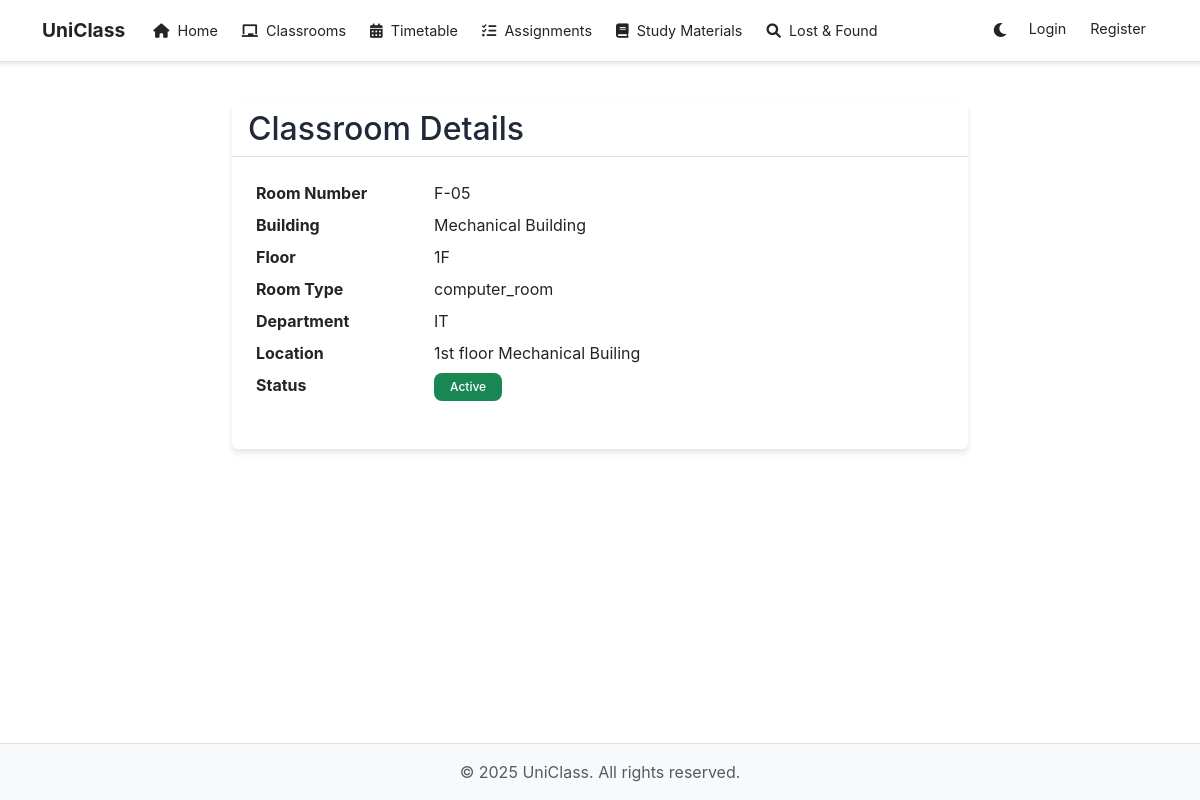
/classroom/2, run on the app's committed database.
### models.py (models this page shows, shortened)
class Classroom(db.Model):
    id = db.Column(db.Integer, primary_key=True)
    room_number = db.Column(db.String(50), nullable=False)
    location = db.Column(db.String(100), nullable=False)
    floor = db.Column(db.String(20), nullable=False)  # Floor number
    building = db.Column(db.String(50), nullable=False)  # Building name
    room_type = db.Column(db.String(20), nullable=False)  # lecture_room, lab_room, computer_room, working_room
    department = db.Column(db.String(100), nullable=False)  # Department name
    is_active = db.Column(db.Boolean, default=True)
    created_at = db.Column(db.DateTime, default=datetime.utcnow)
    updated_at = db.Column(db.DateTime, default=datetime.utcnow, onupdate=datetime.utcnow)

### routes/classroom.py (the view)
@classroom_bp.route('/<int:id>')
def show(id):
    classroom = Classroom.query.get_or_404(id)
    return render_template('classrooms/show.html', classroom=classroom)

### templates/classrooms/show.html (shortened to what this page needs)
{% extends "base.html" %}
{% block content %}
<div class="container mt-4">
    <div class="row">
        <div class="col-md-8 offset-md-2">
            <div class="card">
                <div class="card-header">
                    <h2 class="mb-0">Classroom Details</h2>
                </div>
                <div class="card-body">
                    <dl class="row">
                        <dt class="col-sm-3">Room Number</dt>
                        <dd class="col-sm-9">{{ classroom.room_number }}</dd>
                        <dt class="col-sm-3">Building</dt>
                        <dd class="col-sm-9">{{ classroom.building }}</dd>
                        <dt class="col-sm-3">Floor</dt>
                        <dd class="col-sm-9">{{ classroom.floor }}</dd>
                        <dt class="col-sm-3">Room Type</dt>
                        <dd class="col-sm-9">{{ classroom.room_type }}</dd>
                        <dt class="col-sm-3">Department</dt>
                        <dd class="col-sm-9">{{ classroom.department }}</dd>
                        <dt class="col-sm-3">Location</dt>
                        <dd class="col-sm-9">{{ classroom.location }}</dd>
                        <dt class="col-sm-3">Status</dt>
                        <dd class="col-sm-9">
                            {% if classroom.is_active %}
                                <span class="badge bg-success">Active</span>
                            {% else %}
                                <span class="badge bg-danger">Inactive</span>
                            {% endif %}
                        </dd>
                    </dl>
                </div>
            </div>
        </div>
    </div>
</div>
{% endblock %}

### static/css/style.css (style rules this page uses)
:root { --primary-color: #4f46e5; --secondary-color: #818cf8; --text-color: #333333; --bg-color: #ffffff; --nav-bg: rgba(255, 255, 255, 0.8); --card-bg: #ffffff; --border-color: #dee2e6; --input-bg: #ffffff; --input-border: #d1d5db; --input-text: #1f2937; --btn-text: #ffffff; --heading-color: #1f2937; --card-text: #4b5563; --hover-bg: #f8f9fa; --dropdown-bg: #ffffff; --dropdown-hover: #f8f9fa; --footer-bg: #f8f9fa; --footer-text: #333333; --link-color: #007bff; --link-hover: #0056b3; --shadow-color: rgba(0, 0, 0, 0.1); --alert-success-bg: #d1e7dd; --alert-success-text: #0f5132; --alert-danger-bg: #f8d7da; --alert-danger-text: #842029; --alert-info-bg: #cff4fc; --alert-info-text: #055160; --alert-warning-bg: #fff3cd; --alert-warning-text: #664d03; }
body { font-family: -apple-system, BlinkMacSystemFont, 'Segoe UI', Roboto, 'Helvetica Neue', Arial, sans-serif; background-color: var(--bg-color); color: var(--text-color); transition: all 0.3s ease; min-height: 100vh; display: flex; flex-direction: column; opacity: 1 !important; }
.card, .feature-card, .testimonial-card { background-color: var(--card-bg); border: 1px solid var(--border-color); color: var(--text-color); box-shadow: 0 4px 6px var(--shadow-color); transition: all 0.3s ease; border: none; transition: transform 0.2s ease-in-out; }
.card-header { background-color: var(--card-bg); border-bottom: 1px solid var(--border-color); color: var(--heading-color); }
.card-body { padding: 1.5rem; }
.badge { padding: 0.5rem 1rem; border-radius: 0.5rem; font-weight: 500; }

### templates/base.html (style rules this page uses)
:root { --primary-color: #0d6efd; --bg-color: #ffffff; --text-color: #212529; --card-bg: #ffffff; --border-color: #dee2e6; }
body { background-color: var(--bg-color); color: var(--text-color); }

### data on the page
Classroom: room_number "F-05", building "Mechanical Building", floor "1F", room_type "computer_room", department "IT", location "1st floor Mechanical Builing"
